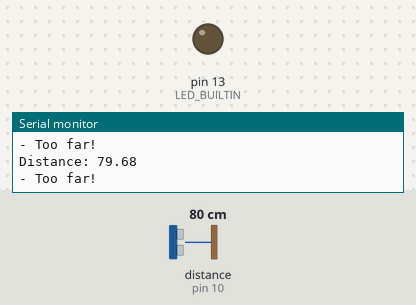
Simulated run of this sketch. Board: Arduino Uno, built with avr-gcc and run on an emulated ATmega328P. On the bench: output pins drawn as LEDs (lit = HIGH), the last lines printed to the serial monitor. Wiring (inferred from the names in the program): ultrasonic range finder: trigger pin 9; echo pin 10. The inputs (shaded band) are chosen by the test bench; at power-on: distance to the obstacle (sensor on pin 10) 80 cm. The echo pulse lasts 58.3 µs per cm; pins used as bus, display or sensor lines are not drawn.

Above: at 2.8 s.
2.9 s: distance to the obstacle (sensor on pin 10) set to 4 cm
4.4 s: distance to the obstacle (sensor on pin 10) set to 7 cm
At 4.8 s:
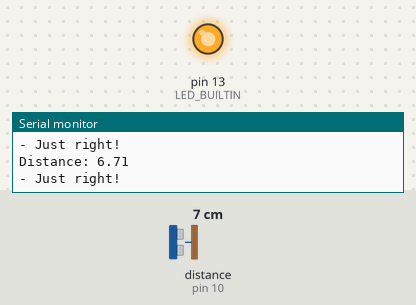
5.9 s: distance to the obstacle (sensor on pin 10) set to 10 cm
At 6.4 s:
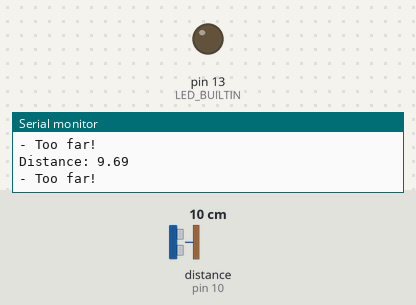
Timing chart, 0 to 8.9 s (numbered marks = the images above; inputs shaded):
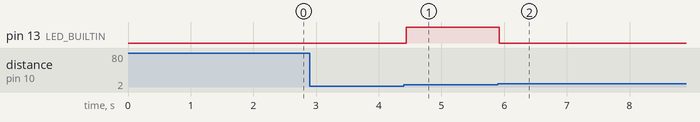

The sketch:

drive_with_supersonic_stepperMotors.ino
```cpp
#include <Stepper.h>
// THIS IS NOT WHAT WE ARE USING, DO NOT INCLUDE THIS

const int PIN_TRIG = 9;
const int PIN_ECHO = 10;
float duration, distance;

// Distance limits (Centimeters)
const float DIST_MIN = 5.0f;
const float DIST_MAX = 8.0f;

// Stepper Variables
const int STEPS_PER_REVOLUTION = 2038;
const int PRECISION = 5;
const int RPM = 20;
Stepper myStepper = Stepper(STEPS_PER_REVOLUTION, 4, 5, 6, 7); // IN1, IN2, IN3, IN4 pins

void setup() {
  // put your setup code here, to run once:
  pinMode(LED_BUILTIN, OUTPUT);
  pinMode(PIN_TRIG, OUTPUT);
	pinMode(PIN_ECHO, INPUT);
	myStepper.setSpeed(RPM);
	Serial.begin(9600);
}

void loop() {
  // put your main code here, to run repeatedly:
  digitalWrite(PIN_TRIG, LOW);
	delayMicroseconds(2);
	digitalWrite(PIN_TRIG, HIGH);
	delayMicroseconds(10);
	digitalWrite(PIN_TRIG, LOW);

  duration = pulseIn(PIN_ECHO, HIGH);
  distance = (duration*.0343)/2;

  Serial.print("Distance: ");
  Serial.println(distance);

  // I am expecting this to be really choppy--we might need to have it slow down instead of stopping dead when it's done
  if (distance < DIST_MIN) { // too close!
    digitalWrite(LED_BUILTIN, LOW);
    Serial.println("- Too close!");
	  // myStepper.setSpeed(RPM);
    // myStepper.step(STEPS_PER_REVOLUTION/PRECISION);
    // delay(60000/RPM/PRECISION);
  } else if (DIST_MAX < distance) { // too far!
    digitalWrite(LED_BUILTIN, LOW);
    Serial.println("- Too far!");
	  // myStepper.setSpeed(RPM);
    // myStepper.step(-STEPS_PER_REVOLUTION/PRECISION);
    // delay(60000/RPM/PRECISION);
  } else { // just right!
    digitalWrite(LED_BUILTIN, HIGH);
    Serial.println("- Just right!");
	  // myStepper.setSpeed(0);
    // myStepper.step(0);
  }
}
```

Measured:
- the behaviour switches between 8 and 9 cm on distance to the obstacle (sensor on pin 10) (found by bisection; images 1 and 2)
- after the input at 4.4 s, pin 13 (LED_BUILTIN): LOW → HIGH at once
- after the input at 5.9 s, pin 13 (LED_BUILTIN): HIGH → LOW at once
